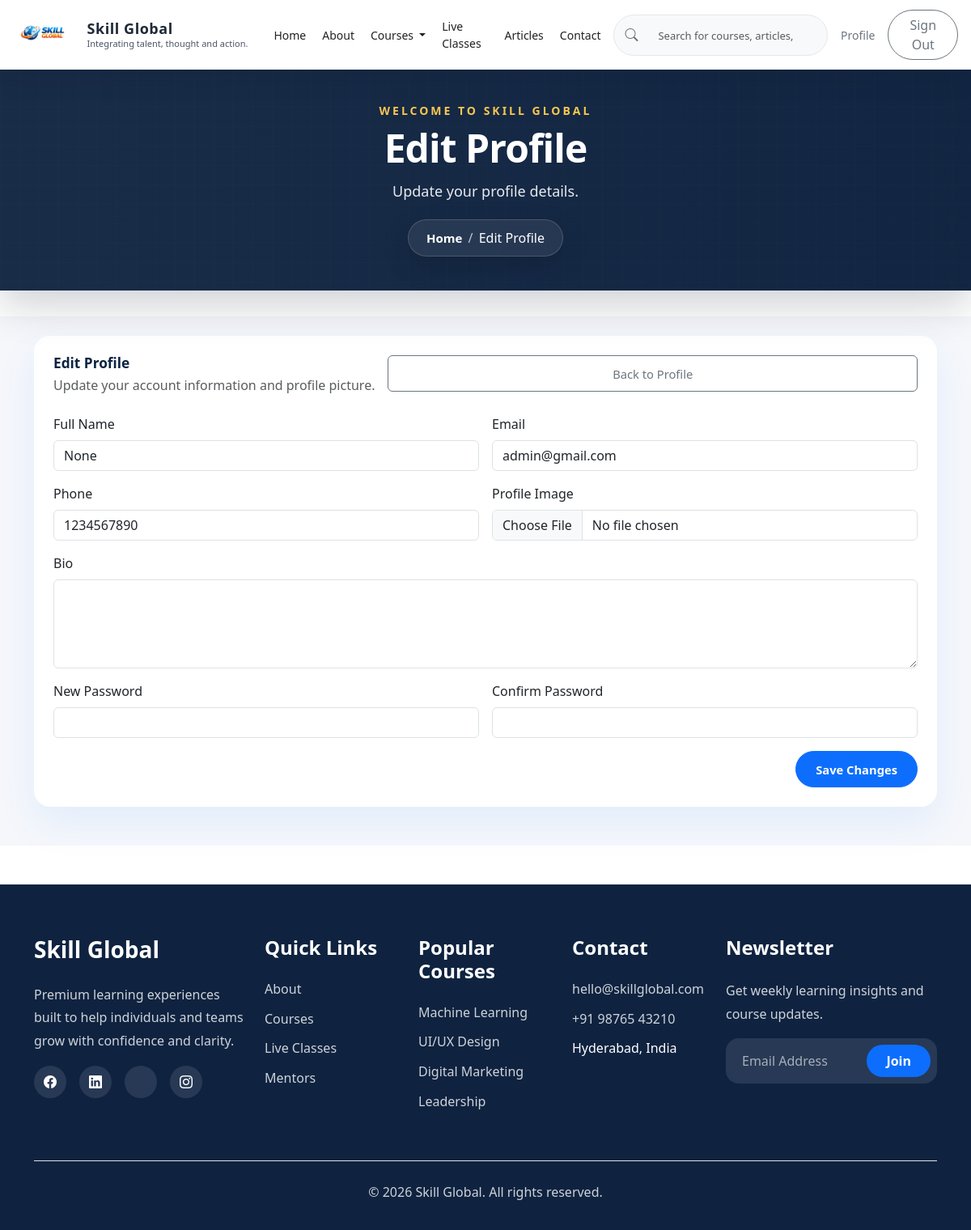
Page /profile/edit/ (signed in) on the committed database.
### skill_global/models.py (models this page shows, shortened)
class CustomUser(AbstractUser):
    username = models.CharField(max_length=150, unique=True, blank=True, null=True)
    email = models.EmailField(_('email address'), unique=True)
    full_name = models.CharField(max_length=255, blank=True)
    phone = models.CharField(max_length=20, blank=True)
    bio = models.TextField(blank=True)
    profile_image = models.ImageField(upload_to='profiles/', blank=True, null=True)
    message = models.TextField(blank=True, default='')
    USERNAME_FIELD = 'email'
    REQUIRED_FIELDS = []
    objects = CustomUserManager()

class Profile(models.Model):
    user = models.OneToOneField(settings.AUTH_USER_MODEL, on_delete=models.CASCADE, related_name='profile')
    phone = models.CharField(max_length=20, blank=True)
    bio = models.TextField(blank=True)
    image = models.ImageField(upload_to='profiles/', blank=True, null=True)
    created_at = models.DateTimeField(auto_now_add=True)
    updated_at = models.DateTimeField(auto_now=True)

### skill_global/views.py (the view, shortened to what this page needs)
# urls.py: path('profile/edit/', views.edit_profile, name='edit_profile'),
def edit_profile(request):
    user = request.user
    if not user.is_authenticated:
        return redirect('profile')
    profile, _ = Profile.objects.get_or_create(user=user)
    errors = []
    context = {
        'page_title': 'Edit Profile',
        'page_description': 'Update your profile details.',
        'user': user,
        'profile': profile,
        'errors': errors,
    }
    return render(request, 'skill_global/edit_profile.html', context)

### templates/skill_global/edit_profile.html (shortened to what this page needs)
{% extends 'base.html' %}
{% load static %}
{% block extra_css %}
<link rel="stylesheet" href="{% static 'css/profile.css' %}">
{% endblock %}
{% block content %}
<section class="profile-page py-4">
    <div class="container">
        <div class="card profile-card mx-auto mb-4">
            <div class="card-body">
                <div class="d-flex flex-column flex-md-row align-items-start justify-content-between gap-3 mb-4">
                    <div>
                        <h5 class="profile-title mb-1">Edit Profile</h5>
                        <p class="text-muted mb-0">Update your account information and profile picture.</p>
                    </div>
                    <a href="{% url 'profile' %}" class="btn btn-outline-secondary btn-profile flex-fill flex-md-auto">
                        Back to Profile
                    </a>
                </div>
                <form method="post" enctype="multipart/form-data">
                    <div class="row g-3">
                        <div class="col-md-6">
                            <label class="form-label">Full Name</label>
                            <input type="text" name="full_name" class="form-control"
                                value="{{ user.get_full_name|default:user.username }}">
                        </div>
                        <div class="col-md-6">
                            <label class="form-label">Email</label>
                            <input type="email" name="email" class="form-control" value="{{ user.email }}">
                        </div>
                        <div class="col-md-6">
                            <label class="form-label">Phone</label>
                            <input type="text" name="phone" class="form-control" value="{{ profile.phone|default:'' }}">
                        </div>
                        <div class="col-md-6">
                            <label class="form-label">Profile Image</label>
                            <input type="file" name="profile_image" class="form-control">
                        </div>
                        <div class="col-12">
                            <label class="form-label">Bio</label>
                            <textarea name="bio" rows="4" class="form-control">{{ profile.bio|default:'' }}</textarea>
                        </div>
                        <div class="col-12" id="password">
                            <div class="row g-3">
                                <div class="col-md-6">
                                    <label class="form-label">New Password</label>
                                    <input type="password" name="new_password" class="form-control">
                                </div>
                                <div class="col-md-6">
                                    <label class="form-label">Confirm Password</label>
                                    <input type="password" name="confirm_password" class="form-control">
                                </div>
                            </div>
                        </div>
                        <div class="col-12 text-end">
                            <button type="submit" class="btn btn-primary btn-profile px-4">
                                Save Changes
                            </button>
                        </div>
                    </div>
                </form>
            </div>
        </div>
    </div>
</section>
{% endblock %}

### static/css/navbar.css (style rules this page uses)
:root { --navbar-height: 60px; --navbar-bg: #ffffff; --primary-blue: #0D6EFD; --dark-text: #1F2937; --muted-text: #6B7280; --light-grey: #F8F9FA; --border-color: #E5E7EB; --shadow: 0 8px 24px rgba(31, 41, 55, 0.08); --shadow-strong: 0 12px 28px rgba(31, 41, 55, 0.12); }

### static/css/hero.css (style rules this page uses)
:root { --hero-primary: #0d6efd; --hero-primary-hover: #0b5ed7; --hero-text: #ffffff; --hero-muted: rgba(255, 255, 255, 0.88); --hero-shadow: 0 20px 50px rgba(0, 0, 0, 0.28); }

### static/css/about.css (style rules this page uses)
.btn-primary { padding: 13px 34px; border-radius: 50px; font-weight: 600; }

### static/css/global-header.css (style rules this page uses)
body { padding-top: var(--navbar-height, 78px); }

### static/css/recognition.css (style rules this page uses)
:root { --rec-bg: #151515; --rec-card: #1d1d1d; --rec-gold: #d4af37; --rec-text: #f7f7f2; --rec-muted: #c7c2b7; --rec-border: rgba(212, 175, 55, 0.24); }

### static/css/courses.css (style rules this page uses)
:root { --course-primary: #0d6efd; --course-primary-dark: #0b5ed7; --course-bg: #f8f9fa; --course-card-bg: #ffffff; --course-text: #1f2937; --course-muted: #6b7280; --course-border: #e5e7eb; }

### static/css/profile.css (style rules this page uses)
.profile-page { background: #f5f7fb; padding: 28px 0 40px; }
.profile-card { max-width: 1200px; border: none; border-radius: 20px; background: #ffffff; box-shadow: 0 20px 50px rgba(13, 110, 253, 0.08); }
.profile-card .card-body { padding: 1.5rem; }
.profile-title { font-size: 1.08rem; font-weight: 700; color: #0b2341; }
.btn-profile { min-width: 150px; padding: 0.65rem 1rem; font-size: 0.92rem; }

### rows in the picture
CustomUser: full_name "None", email "admin@gmail.com"
Profile: phone "1234567890"

### other values in the picture
{{ page_title|default:"Skill Global" }} "Edit Profile"
{{ page_title|default:"Page" }} "Edit Profile"
